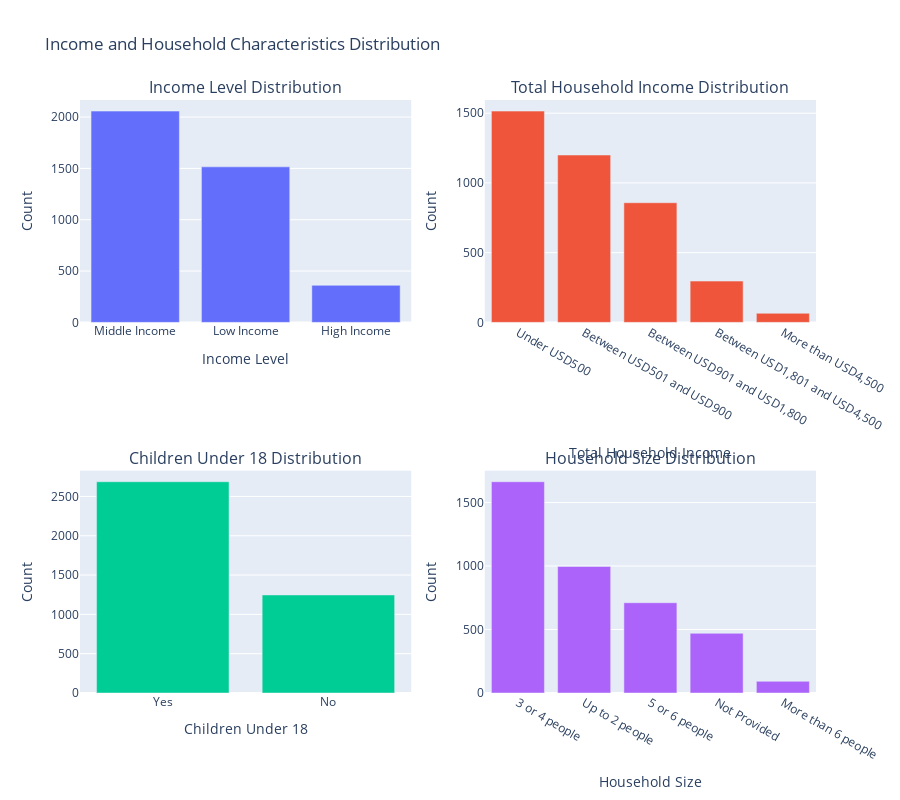

Here is the notebook cell this chart was saved with:
### Markdown cell above
#### Insights on Occupational Variables

### Code cell
fig3 = make_subplots(rows=2, cols=2, subplot_titles=(
    'Income Level Distribution',
    'Total Household Income Distribution',
    'Children Under 18 Distribution',
    'Household Size Distribution'
))

fig3.add_trace(
    go.Bar(
        x=df['Income_Level'].value_counts().index,
        y=df['Income_Level'].value_counts().values
    ),
    row=1, col=1
)

fig3.add_trace(
    go.Bar(
        x=df['Total_Household_Income'].value_counts().index,
        y=df['Total_Household_Income'].value_counts().values
    ),
    row=1, col=2
)

fig3.add_trace(
    go.Bar(
        x=df['Children_Under_18'].value_counts().index,
        y=df['Children_Under_18'].value_counts().values
    ),
    row=2, col=1
)

fig3.add_trace(
    go.Bar(
        x=df['Household_Size'].value_counts().index,
        y=df['Household_Size'].value_counts().values
    ),
    row=2, col=2
)

fig3.update_layout(
    height=800, width=900, title_text="Income and Household Characteristics Distribution", showlegend=False
)

fig3.update_xaxes(title_text="Income Level", row=1, col=1)
fig3.update_xaxes(title_text="Total Household Income", row=1, col=2)
fig3.update_xaxes(title_text="Children Under 18", row=2, col=1)
fig3.update_xaxes(title_text="Household Size", row=2, col=2)

fig3.update_yaxes(title_text="Count", row=1, col=1)
fig3.update_yaxes(title_text="Count", row=1, col=2)
fig3.update_yaxes(title_text="Count", row=2, col=1)
fig3.update_yaxes(title_text="Count", row=2, col=2)

fig3.show()

print("Income_Level value counts:\n", df['Income_Level'].value_counts(), "\n")
print("Total_Household_Income value counts:\n", df['Total_Household_Income'].value_counts(), "\n")
print("Children_Under_18 value counts:\n", df['Children_Under_18'].value_counts(), "\n")
print("Household_Size value counts:\n", df['Household_Size'].value_counts(), "\n")

### Figure 1 — Plotly figure (JSON) as saved in the notebook; plotly's stock layout.template omitted (floating-point values rounded to 4 significant figures)
{"data": [{"type": "bar", "x": ["Middle Income", "Low Income", "High Income"], "xaxis": "x", "y": [2058, 1515, 361], "yaxis": "y"}, {"type": "bar", "x": ["Under USD500", "Between USD501 and USD900", "Between USD901 and USD1,800", "Between USD1,801 and USD4,500", "More than USD4,500"], "xaxis": "x2", "y": [1515, 1200, 858, 296, 65], "yaxis": "y2"}, {"type": "bar", "x": ["Yes", "No"], "xaxis": "x3", "y": [2687, 1247], "yaxis": "y3"}, {"type": "bar", "x": ["3 or 4 people", "Up to 2 people", "5 or 6 people", "Not Provided", "More than 6 people"], "xaxis": "x4", "y": [1664, 997, 711, 470, 92], "yaxis": "y4"}], "layout": {"annotations": [{"font": {"size": 16}, "showarrow": false, "text": "Income Level Distribution", "x": 0.225, "xanchor": "center", "xref": "paper", "y": 1, "yanchor": "bottom", "yref": "paper"}, {"font": {"size": 16}, "showarrow": false, "text": "Total Household Income Distribution", "x": 0.775, "xanchor": "center", "xref": "paper", "y": 1, "yanchor": "bottom", "yref": "paper"}, {"font": {"size": 16}, "showarrow": false, "text": "Children Under 18 Distribution", "x": 0.225, "xanchor": "center", "xref": "paper", "y": 0.375, "yanchor": "bottom", "yref": "paper"}, {"font": {"size": 16}, "showarrow": false, "text": "Household Size Distribution", "x": 0.775, "xanchor": "center", "xref": "paper", "y": 0.375, "yanchor": "bottom", "yref": "paper"}], "height": 800, "showlegend": false, "title": {"text": "Income and Household Characteristics Distribution"}, "width": 900, "xaxis": {"anchor": "y", "domain": [0, 0.45], "title": {"text": "Income Level"}}, "xaxis2": {"anchor": "y2", "domain": [0.55, 1], "title": {"text": "Total Household Income"}}, "xaxis3": {"anchor": "y3", "domain": [0, 0.45], "title": {"text": "Children Under 18"}}, "xaxis4": {"anchor": "y4", "domain": [0.55, 1], "title": {"text": "Household Size"}}, "yaxis": {"anchor": "x", "domain": [0.625, 1], "title": {"text": "Count"}}, "yaxis2": {"anchor": "x2", "domain": [0.625, 1], "title": {"text": "Count"}}, "yaxis3": {"anchor": "x3", "domain": [0, 0.375], "title": {"text": "Count"}}, "yaxis4": {"anchor": "x4", "domain": [0, 0.375], "title": {"text": "Count"}}}}
